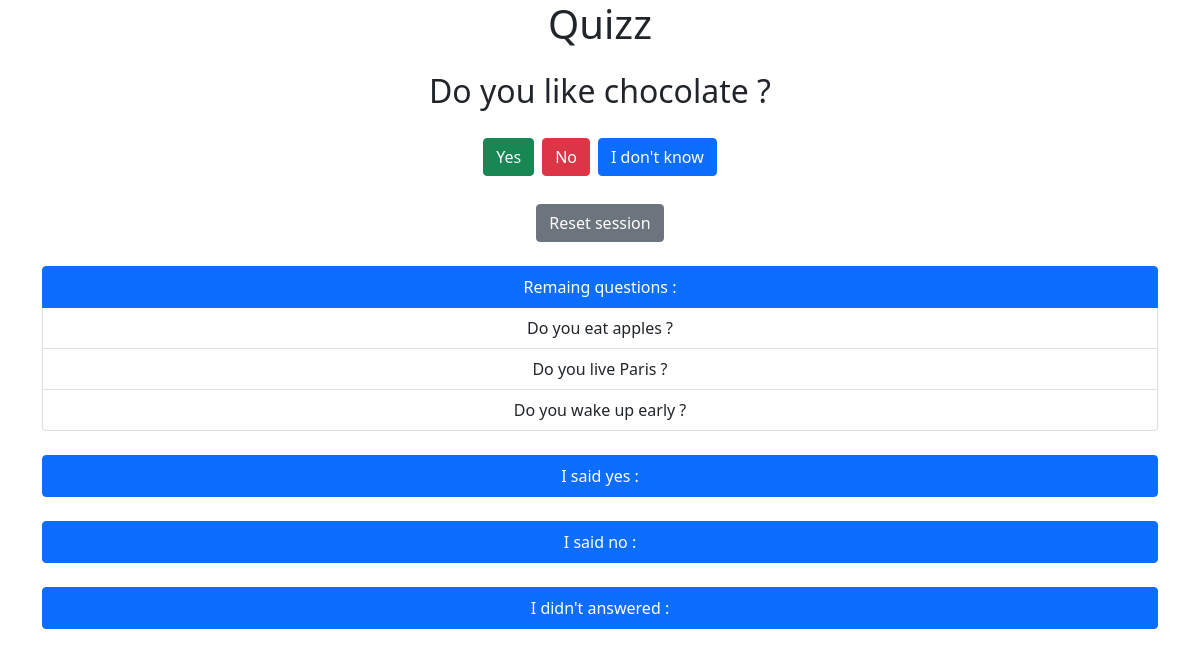
Screenshot of /quizz/ with the database file from the repository.
### quizz_demo/models.py (models this page shows, shortened)
class Question(models.Model):
    text = models.CharField(max_length=100)

### quizz_demo/views.py (the view, shortened to what this page needs)
# urls.py: path('quizz/', include('quizz_demo.urls')),
def quizz(request):
    template_name = 'quizz.html'
    if "quizz" in request.session:
        data = request.session["quizz"]
    else:
        data = {
            "questions_answered": [],
            "questions_yes": [],
            "questions_no": [],
            "questions_skipped": []
        }
    questions = Question.objects.all().order_by('id').exclude(id__in=data["questions_answered"])
    main_question = {}
    if questions :
        main_question = questions[0]
        questions = questions.exclude(id=main_question.id)
    questions_yes = Question.objects.all().filter(id__in=data["questions_yes"])
    questions_no = Question.objects.all().filter(id__in=data["questions_no"])
    questions_skipped = Question.objects.all().filter(id__in=data["questions_skipped"])
    context = {
        "questions": questions,
        "main_question": main_question,
        "questions_yes": questions_yes,
        "questions_no": questions_no,
        "questions_skipped": questions_skipped
        }
    return render(request, template_name, context)

### quizz_demo/templates/quizz.html (shortened to what this page needs)
{% load %}
<link href="https://cdn.jsdelivr.net/npm/bootstrap@5.1.3/dist/css/bootstrap.min.css" rel="stylesheet">
<h1 class="text-center">Quizz</h1>
<div class="container">
    {% if main_question %}
    <h2 class="text-center mt-4">{{ main_question.text }}</h2>
    <form class="form-group d-flex justify-content-center mt-4" method="post">
        <button class="btn m-1 btn-success" type="submit" name="yes">Yes</button>
        <button class="btn m-1 btn-danger" type="submit" name="no">No</button>
        <button class="btn m-1 btn-primary" type="submit" name="skip">I don't know</button>
    </form>
    {% endif %}
    <form class="form-group d-flex justify-content-center mt-4" method="post">
        <button class="btn btn-secondary" type="submit" name="reset">Reset session</button>
    </form>
    <div class="text-center">
        <ul class="list-group mt-4">
            <li class="list-group-item active">Remaing questions :</li>
            {% for question in questions %}
            <li class="list-group-item">{{ question.text }}</li>
            {% endfor %}
        </ul>
        <ul class="list-group mt-4">
            <li class="list-group-item active">I said yes :</li>
        </ul>
        <ul class="list-group mt-4">
            <li class="list-group-item active">I said no :</li>
        </ul>
        <ul class="list-group mt-4">
            <li class="list-group-item active">I didn't answered :</li>
        </ul>
    </div>
</div>

### rows the page displays
Question: text "Do you like chocolate ?"
Question: text "Do you eat apples ?"
Question: text "Do you live Paris ?"
Question: text "Do you wake up early ?"
